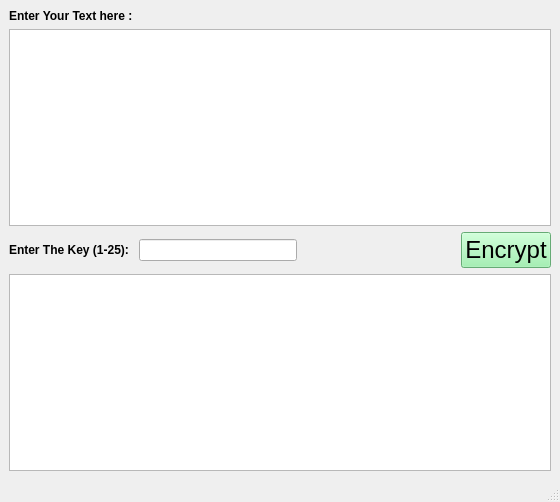
<?xml version="1.0" encoding="UTF-8"?>
<ui version="4.0">
 <class>MainWindow</class>
 <widget class="QMainWindow" name="MainWindow">
  <property name="geometry">
   <rect>
    <x>0</x>
    <y>0</y>
    <width>560</width>
    <height>502</height>
   </rect>
  </property>
  <property name="windowTitle">
   <string>MainWindow</string>
  </property>
  <widget class="QWidget" name="centralwidget">
   <layout class="QVBoxLayout" name="verticalLayout">
    <item>
     <widget class="QLabel" name="label">
      <property name="styleSheet">
       <string notr="true">font: 75 14pt &quot;Ubuntu&quot;;
color: rgb(0, 0, 0);
</string>
      </property>
      <property name="text">
       <string>&lt;h4&gt;Enter Your Text here : &lt;/h4&gt;
</string>
      </property>
      <property name="buddy">
       <cstring>textEdit_input</cstring>
      </property>
     </widget>
    </item>
    <item>
     <widget class="QTextEdit" name="textEdit_input"/>
    </item>
    <item>
     <layout class="QHBoxLayout" name="horizontalLayout">
      <item>
       <widget class="QLabel" name="label_2">
        <property name="styleSheet">
         <string notr="true">font: 75 14pt &quot;Ubuntu&quot;;
color: rgb(0, 0, 0);
</string>
        </property>
        <property name="text">
         <string>&lt;h4&gt;Enter The Key (1-25): &lt;/h4&gt;
</string>
        </property>
        <property name="buddy">
         <cstring>lineEdit_key</cstring>
        </property>
       </widget>
      </item>
      <item>
       <widget class="QLineEdit" name="lineEdit_key">
        <property name="echoMode">
         <enum>QLineEdit::Password</enum>
        </property>
       </widget>
      </item>
      <item>
       <spacer name="horizontalSpacer">
        <property name="orientation">
         <enum>Qt::Horizontal</enum>
        </property>
        <property name="sizeType">
         <enum>QSizePolicy::Expanding</enum>
        </property>
        <property name="sizeHint" stdset="0">
         <size>
          <width>40</width>
          <height>20</height>
         </size>
        </property>
       </spacer>
      </item>
      <item>
       <widget class="QPushButton" name="pushButton_encrypt">
        <property name="styleSheet">
         <string notr="true">font: 75 11pt &quot;Ubuntu&quot;;
background-color: rgb(143, 240, 164);
font-size: 24px;</string>
        </property>
        <property name="text">
         <string>Encrypt</string>
        </property>
       </widget>
      </item>
     </layout>
    </item>
    <item>
     <widget class="QTextEdit" name="textEdit_output"/>
    </item>
   </layout>
  </widget>
  <widget class="QMenuBar" name="menubar">
   <property name="geometry">
    <rect>
     <x>0</x>
     <y>0</y>
     <width>560</width>
     <height>22</height>
    </rect>
   </property>
  </widget>
  <widget class="QStatusBar" name="statusbar"/>
 </widget>
 <resources/>
 <connections/>
</ui>
